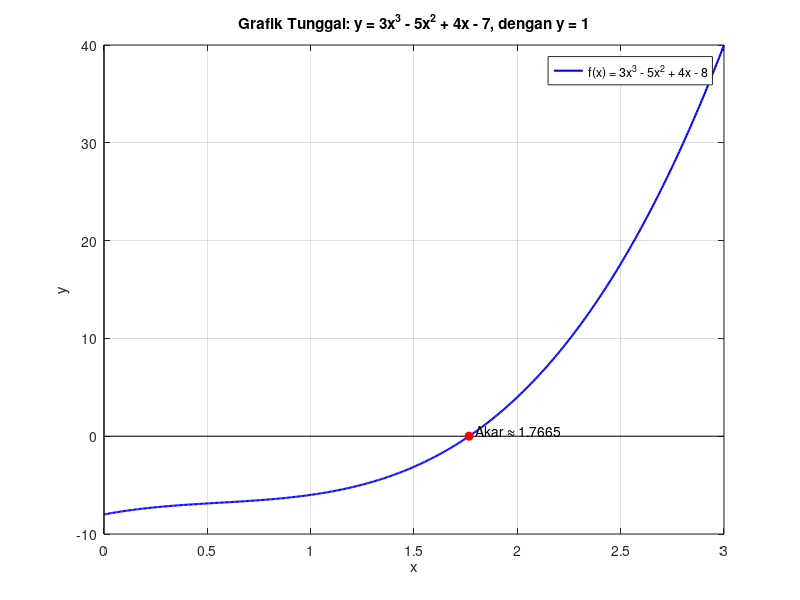
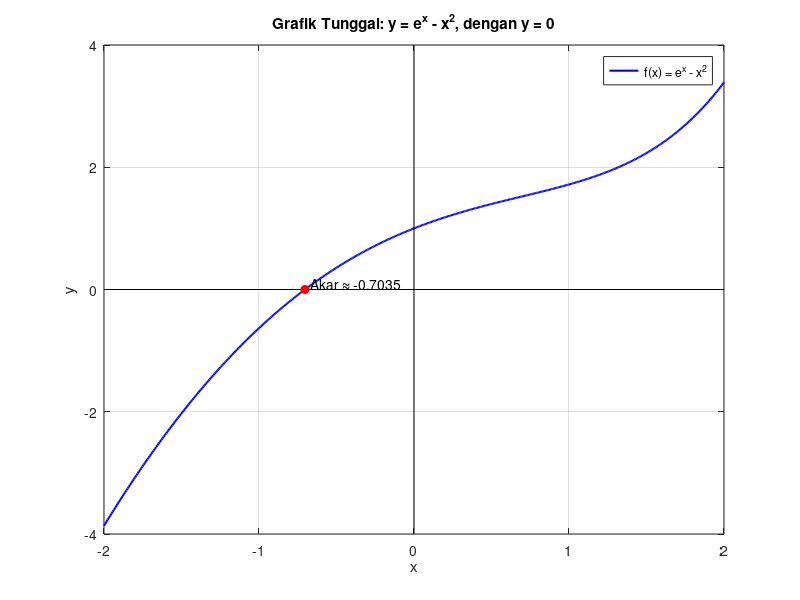
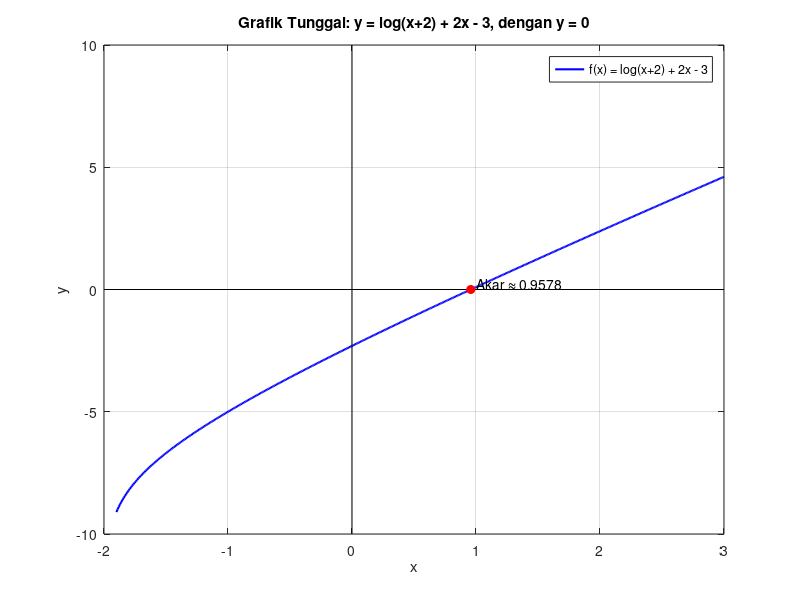

These figures' MATLAB source, in order:
% GRAFIK_TUNGGAL.M
% Metode grafik tunggal: plot f(x) = 0, titik yang memotong sumbu x = akar.
% Persamaan pada tugas dipindah ruas agar bentuknya f(x) = 0:
%   1) y = 3x^3 - 5x^2 + 4x - 7, y = 1  ->  f(x) = 3x^3 - 5x^2 + 4x - 8
%   2) y = e^x - x^2,            y = 0  ->  f(x) = e^x - x^2
%   3) y = log(x+2) + 2x - 3,    y = 0  ->  f(x) = log(x+2) + 2x - 3
%      (log di MATLAB/Octave = logaritma natural / ln)

clear; clc; close all;

% fungsi f(x) = 0 untuk masing-masing persamaan
f = {@(x) 3*x.^3 - 5*x.^2 + 4*x - 7 - 1, ...
     @(x) exp(x) - x.^2, ...
     @(x) log(x+2) + 2*x - 3};

judul = {'y = 3x^3 - 5x^2 + 4x - 7, dengan y = 1', ...
         'y = e^x - x^2, dengan y = 0', ...
         'y = log(x+2) + 2x - 3, dengan y = 0'};

label = {'f(x) = 3x^3 - 5x^2 + 4x - 8', ...
         'f(x) = e^x - x^2', ...
         'f(x) = log(x+2) + 2x - 3'};

% rentang plot (persamaan 3 hanya terdefinisi untuk x > -2)
rentang = {[0 3], [-2 2], [-1.9 3]};

% selang kecil yang mengapit akar, hanya dipakai untuk menandai titik akar
tebakan = {[1 2], [-1 0], [0 2]};

for k = 1:3
  figure(k);
  x = linspace(rentang{k}(1), rentang{k}(2), 500);
  y = f{k}(x);

  plot(x, y, 'b', 'LineWidth', 1.5); hold on;

  % menggambar sumbu x dan y
  xl = xlim; yl = ylim;
  plot(xl, [0 0], 'k');   % sumbu X
  plot([0 0], yl, 'k');   % sumbu Y

  % menandai titik potong dengan sumbu x (akar)
  akar = fzero(f{k}, tebakan{k});
  plot(akar, 0, 'ro', 'MarkerFaceColor', 'r');
  text(akar, 0, sprintf('  Akar \\approx %.4f', akar), ...
       'VerticalAlignment', 'bottom');

  grid on;
  xlabel('x'); ylabel('y');
  title(['Grafik Tunggal: ' judul{k}]);
  legend(label{k}, 'Location', 'best');
  hold off;
end
